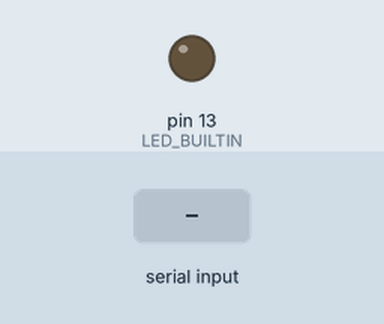
Simulated run of this sketch. Board: Arduino Uno, built with avr-gcc and run on an emulated ATmega328P. Parts: output pins drawn as LEDs (lit = HIGH). Inputs (shaded band) come from the test bench.

Above: at 1.2 s.
1.3 s: "1\n" received over Serial
At 2.2 s:
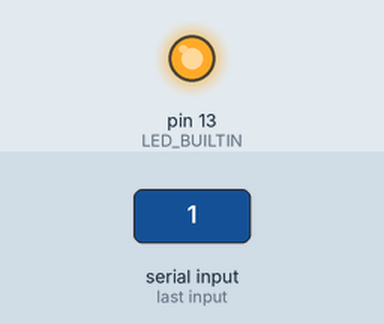
Timing chart, 0 to 4.3 s (numbered marks = the images above; inputs shaded):
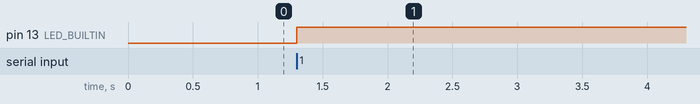

The sketch:

toggleLed.ino
```cpp
void setup() {
  Serial.begin(115200);
  pinMode(LED_BUILTIN, OUTPUT);
}

void loop() {
  int cmd = Serial.parseInt();

  switch (cmd) {
    case -1:
      digitalWrite(LED_BUILTIN, LOW);
      break;

    case 1:
      digitalWrite(LED_BUILTIN, HIGH);
      break;

    default:
      break;
  }
}
```

Measured:
- after the input at 1.3 s, pin 13 (LED_BUILTIN): LOW → HIGH at once
